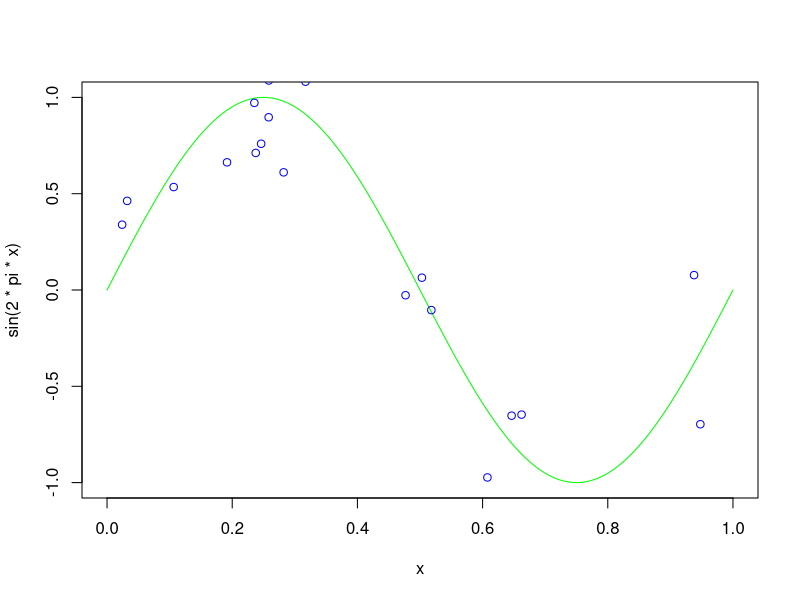
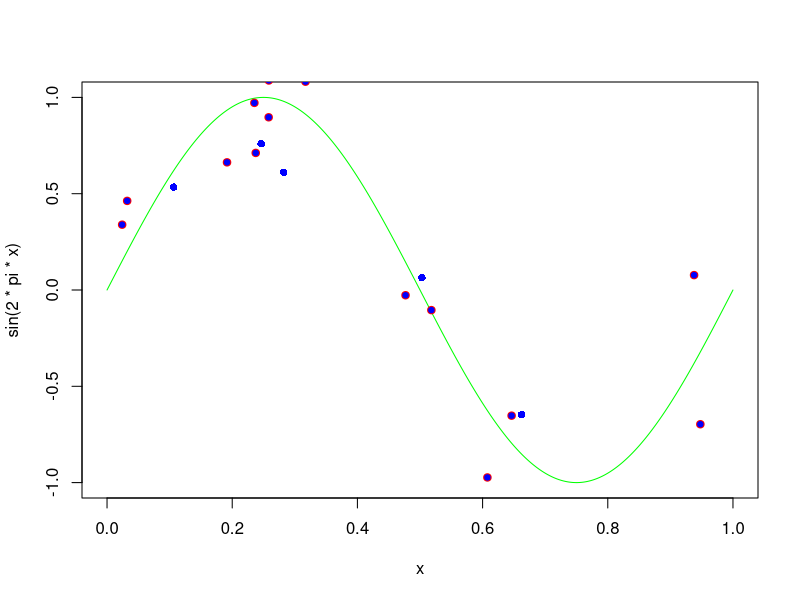
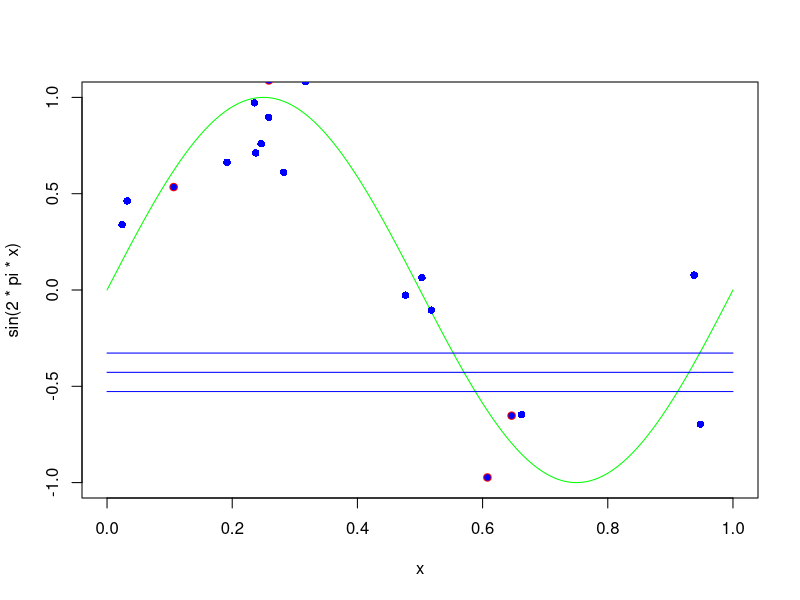
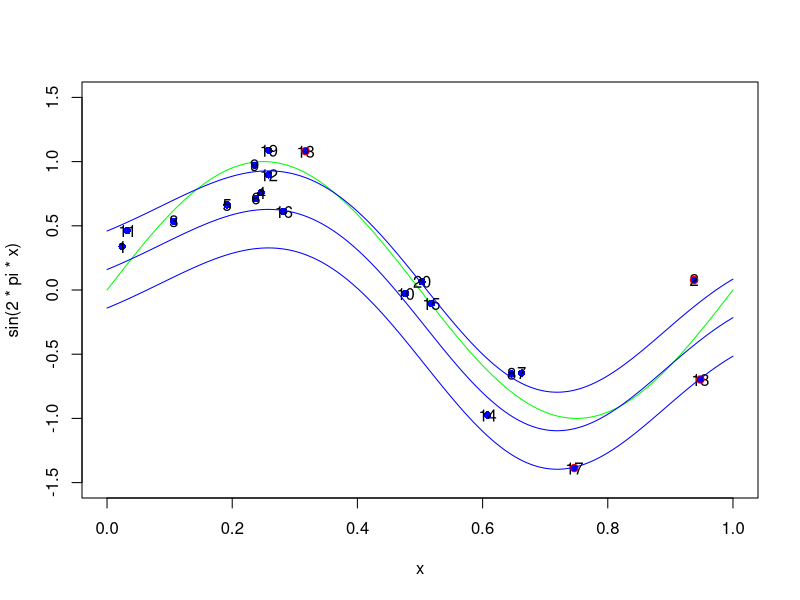

The R script that drew these images, in order:
library(mvtnorm)
library(quadprog)
library(proxy)
library(Matrix)

set.seed(76757)
###### define hyperparamters
beta <- 1/0.2^2
x <- seq(0,1,length=1000)

###### generate a few targets and predictors
n.sim <- 20
xN <- runif(n.sim ,0,1)
tN <- sin(2*pi*xN) + rnorm(n.sim,0,sqrt(1/beta))

quartz()
plot(x,sin(2*pi*x),type="l",col="green")
points(xN,tN,col="blue")


# Changes from HW7
#   1. aN. In this case, we have a 2*n length vector, to contain c(aN, aN_hat)
#   2. Dmat. D_mat is changed since the quadratic part of the problem is changed
#   3. dvect. dvect changed as we discussed during class
#   4. Amat and bvect. Since the constrain of the problem is changed
#   5. Kernel function. ker_1 = abs(x1-x2)
#                       ker_2 = min( abs( (x1-0.25)^2 - (x2-0.25)^2 ), abs( (x1-0.75)^2 - (x2-0.75)^2) ))

# kernel 1:
ker_1 <- function(x,y){
    return(abs(x-y))
}

# kernel 2:
ker_2 <- function(x,y){
    return(min( abs( (x-0.25)^2 - (y-0.25)^2 ) , abs( (x-0.75)^2 - (y-0.75)^2 ) ))
}

# kenrel 3
ker_3 <- function(x,y){
    return(exp(-0.5 * 16 * 1.414 * (x-y) * (x-y)))
}


# Gram matrix calculate:
#      since the x is one dim. don't need call apply anymore
# Calculate grad matrix
## sub function: calculate the diag
Gram_diag_element <- function(x, distanceFun){
    return(distanceFun(x,x))
}

GramMat <- function(xVec,kernelFun){
    diag.vec <- Gram_diag_element(xVec, kernelFun)
    if(length(diag.vec) != length(xVec) ){
        Gram_diag <- diag( rep(diag.vec[1], length(xVec)) ) # n * n diag
    }else{
        Gram_diag <- diag( diag.vec ) # n * n diag
    }
    
    Gram_dist <- proxy::dist(xVec, method=kernelFun) # n-1 * n-1 mat
    
    return(as.matrix(Gram_dist) + Gram_diag)
}

# DMat Changed
DMat <- function(GramMat){
    mLen <- dim(GramMat)[1]
    PreMat <- rbind(diag(mLen), -diag(mLen))
    return(PreMat %*% GramMat %*% t(PreMat))
}

# DVec changed
dVec <- function(eps, tN){
    return(c(  tN - rep(eps,length(tN)), -rep(eps,length(tN)) - tN))
}

# AMat 
AMat <- function(mLen){
    IMat <- diag(mLen)
    ZeroMat <- matrix(0, nrow=mLen, ncol=mLen)
    mat1 <- c(rep(1, mLen), rep(-1, mLen))
    mat2 <- rep(-1, 2*mLen)
    mat3 <- cbind(IMat, ZeroMat)
    mat4 <- cbind(ZeroMat, IMat)
    mat5 <- -mat3
    mat6 <- -mat4
    
    result <- rbind(mat1, mat2, mat3, mat4, mat5, mat6)
    rownames(result) <- NULL
    return(t(result))
}

# bvec
bVec <- function(HyperC, mLen, Nu){
    return(c( 0, -HyperC*Nu, rep(0,2*mLen), rep(-HyperC/mLen, 2*mLen)))
}

# calculate B 7.69 and the equaltion we discuss during class
findB <- function(tN, aN, aN_Hat, Gmat, Nu ){
    bN <- tN - Nu - colSums((aN - aN_Hat) * Gmat)
    return(mean(bN))
}

# Predict
calcY <- function(xNew, aN, aN_hat, xVec, b.num, kernelFun){
    return( sum( (aN - aN_hat) * kernelFun(xVec, xNew) ) + b.num )
}

# data 

xVec <- xN
eps <- 0.3
HyperC <- 5
Nu <- 0.3

# kernel 1 = abs(x1-x2)
GramMatrix_1 <- GramMat(xVec, ker_1) 
DMatrix_1 <- DMat(GramMatrix_1)
DVector_1 <- dVec(eps, tN)
AMatrix_1 <- AMat(length(tN))
bVector_1 <- bVec(HyperC, length(tN), Nu)

Solution_1 <- solve.QP(nearPD(DMatrix_1)$mat, DVector_1, AMatrix_1, bVector_1, meq=1)
Solution_1$solution

importantPointIndex <- which(abs(Solution_1$solution) > 0.001)
#importantPointIndex <- ifelse(importantPointIndex > 20, importantPointIndex - 20, importantPointIndex)
importantPointIndex_aN <- importantPointIndex[which(importantPointIndex <= 20)]
importantPointIndex_aN_hat <- importantPointIndex[which(importantPointIndex > 20)] - 20
importantPointIndex <- ifelse(importantPointIndex > 20, importantPointIndex - 20, importantPointIndex)
importantPointIndex <- unique(importantPointIndex)
importantPointIndex

model.1.data <- rbind(xVec[importantPointIndex], tN[importantPointIndex])
model.1.data <- t(model.1.data)

plot(x,sin(2*pi*x),type="l",col="green")
points(xN,tN,col="blue",pch=16)
points(model.1.data[, 1], model.1.data[, 2], pch=1,col='red')


# data 
xVec <- xN
eps <- 0.1
HyperC <- 100
Nu <- 0.1

# kernel 2
GramMatrix_2 <- GramMat(xVec, ker_2) 
DMatrix_2 <- DMat(GramMatrix_2)
DVector_2 <- dVec(eps, tN)
AMatrix_2 <- AMat(length(tN))
bVector_2 <- bVec(HyperC, length(tN), Nu)

Solution_2 <- solve.QP(nearPD(DMatrix_2)$mat, DVector_2, AMatrix_2, bVector_2, meq=1)
Solution_2$solution

importantPointIndex <- which(abs(Solution_2$solution) > 0.001)
#importantPointIndex <- ifelse(importantPointIndex > 20, importantPointIndex - 20, importantPointIndex)
importantPointIndex_aN <- importantPointIndex[which(importantPointIndex <= 20)]
importantPointIndex_aN_hat <- importantPointIndex[which(importantPointIndex > 20)] - 20
importantPointIndex <- ifelse(importantPointIndex > 20, importantPointIndex - 20, importantPointIndex)
importantPointIndex <- unique(importantPointIndex)
importantPointIndex


model.2.data <- rbind(xVec[importantPointIndex], tN[importantPointIndex])
model.2.data <- t(model.2.data)

plot(x,sin(2*pi*x),type="l",col="green")
points(xN,tN,col="blue",pch=16)
points(model.2.data[, 1], model.2.data[, 2], pch=1,col='red')


model2.xVec <- xVec[importantPointIndex]
model2.tN <- tN[importantPointIndex]
model2.aN <- Solution_2$solution[importantPointIndex]
model2.aN.hat <- Solution_2$solution[importantPointIndex+20]
model2.Gmat <- GramMatrix_2[importantPointIndex,importantPointIndex]

b.2.num <- findB(model2.tN, model2.aN, model2.aN.hat, model2.Gmat, Nu)

pred.Y <- lapply( x, calcY, aN = model2.aN, 
                            aN_hat = model2.aN.hat, 
                            xVec = model2.xVec, 
                            b.num = b.2.num, 
                            kernelFun = ker_2 )

points(x, pred.Y, type='l',col='blue')
y.Max <- as.numeric(pred.Y) + eps
points(x, y.Max , type='l',col='blue')
y.Min <- as.numeric(pred.Y) - eps
points(x,y.Min, type='l',col='blue')




# kernel 3
xVec <- xN
eps <- 0.3
HyperC <- 100
Nu <- 0.1


GramMatrix_3 <- GramMat(xVec, ker_3) 
DMatrix_3 <- DMat(GramMatrix_3)
DVector_3 <- dVec(eps, tN)
AMatrix_3 <- AMat(length(tN))
bVector_3 <- bVec(HyperC, length(tN), Nu)

Solution_3 <- solve.QP(nearPD(DMatrix_3)$mat, DVector_3, AMatrix_3, bVector_3, meq=1)
Solution_3$solution

importantPointIndex <- which(abs(Solution_3$solution) > 0.001)
#importantPointIndex <- ifelse(importantPointIndex > 20, importantPointIndex - 20, importantPointIndex)
importantPointIndex_aN <- importantPointIndex[which(importantPointIndex <= 20)]
importantPointIndex_aN_hat <- importantPointIndex[which(importantPointIndex > 20)]
importantPointIndex <- ifelse(importantPointIndex > 20, importantPointIndex - 20, importantPointIndex)
importantPointIndex <- unique(importantPointIndex)
importantPointIndex

model.3.data <- rbind(xVec[importantPointIndex], tN[importantPointIndex])
model.3.data <- t(model.3.data)

plot(x,sin(2*pi*x),type="l",col="green", ylim=(c(-1.5, 1.5)))
points(xN,tN,col="blue",pch=16)
text(xN, tN, labels = seq(1,20,1))
points(model.3.data[, 1], model.3.data[, 2], pch=1,col='red')

model3.xVec <- xVec[importantPointIndex]
model3.tN <- tN[importantPointIndex]
model3.aN <- Solution_3$solution[importantPointIndex]
model3.aN.hat <- Solution_3$solution[importantPointIndex+20]
model3.Gmat <- GramMatrix_3[importantPointIndex,importantPointIndex]

b.3.num <- findB(model3.tN, model3.aN, model3.aN.hat, model3.Gmat, Nu)

pred.Y <- lapply( x, calcY, aN = model3.aN, 
                            aN_hat = model3.aN.hat, 
                            xVec = model3.xVec, 
                            b.num = b.3.num, 
                            kernelFun = ker_3 )

points(x, pred.Y, type='l',col='blue')
y.Max <- as.numeric(pred.Y) + eps
points(x, y.Max , type='l',col='blue')
y.Min <- as.numeric(pred.Y) - eps
points(x,y.Min, type='l',col='blue')



pred.Y2 <- NULL

for(i in 1:length(x)){
    tmp.y <- calcY(x[i], model3.aN, model3.aN.hat,  model3.xVec,b.3.num,ker_3 )
    pred.Y2 <- c(pred.Y2, tmp.y)
}
